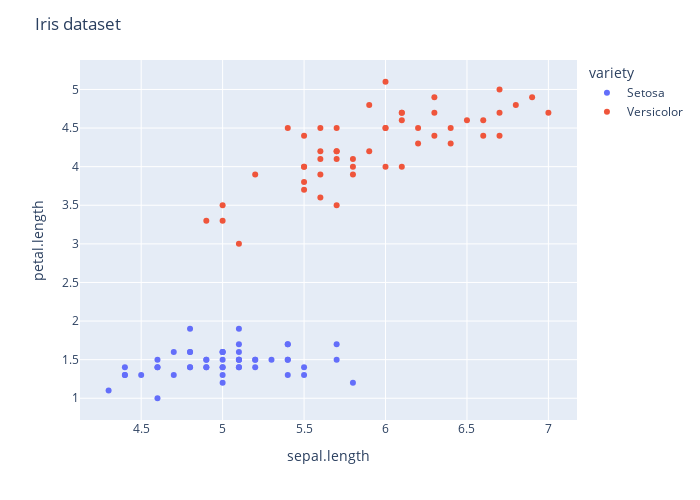

The code cell stored with this chart in its notebook:
### Code cell
iris_df: pl.DataFrame = iris_table.filter((col.variety == "Setosa") | (col.variety == "Versicolor")).execute()
show_fig(fig=px.scatter(iris_df, x="sepal.length", y="petal.length", color="variety"), title="Iris dataset")

### Figure 1 — Plotly figure (JSON) as saved in the notebook; plotly's stock layout.template omitted (floating-point values rounded to 4 significant figures)
{"data": [{"hovertemplate": "variety=Setosa<br>sepal.length=%{x}<br>petal.length=%{y}<extra></extra>", "legendgroup": "Setosa", "marker": {"color": "#636efa", "symbol": "circle"}, "mode": "markers", "name": "Setosa", "orientation": "v", "showlegend": true, "type": "scatter", "x": [5.1, 4.9, 4.7, 4.6, 5, 5.4, 4.6, 5, 4.4, 4.9, 5.4, 4.8, 4.8, 4.3, 5.8, 5.7, 5.4, 5.1, 5.7, 5.1, 5.4, 5.1, 4.6, 5.1, 4.8, 5, 5, 5.2, 5.2, 4.7, 4.8, 5.4, 5.2, 5.5, 4.9, 5, 5.5, 4.9, 4.4, 5.1, 5, 4.5, 4.4, 5, 5.1, 4.8, 5.1, 4.6, 5.3, 5], "xaxis": "x", "y": [1.4, 1.4, 1.3, 1.5, 1.4, 1.7, 1.4, 1.5, 1.4, 1.5, 1.5, 1.6, 1.4, 1.1, 1.2, 1.5, 1.3, 1.4, 1.7, 1.5, 1.7, 1.5, 1, 1.7, 1.9, 1.6, 1.6, 1.5, 1.4, 1.6, 1.6, 1.5, 1.5, 1.4, 1.5, 1.2, 1.3, 1.4, 1.3, 1.5, 1.3, 1.3, 1.3, 1.6, 1.9, 1.4, 1.6, 1.4, 1.5, 1.4], "yaxis": "y"}, {"hovertemplate": "variety=Versicolor<br>sepal.length=%{x}<br>petal.length=%{y}<extra></extra>", "legendgroup": "Versicolor", "marker": {"color": "#EF553B", "symbol": "circle"}, "mode": "markers", "name": "Versicolor", "orientation": "v", "showlegend": true, "type": "scatter", "x": [7, 6.4, 6.9, 5.5, 6.5, 5.7, 6.3, 4.9, 6.6, 5.2, 5, 5.9, 6, 6.1, 5.6, 6.7, 5.6, 5.8, 6.2, 5.6, 5.9, 6.1, 6.3, 6.1, 6.4, 6.6, 6.8, 6.7, 6, 5.7, 5.5, 5.5, 5.8, 6, 5.4, 6, 6.7, 6.3, 5.6, 5.5, 5.5, 6.1, 5.8, 5, 5.6, 5.7, 5.7, 6.2, 5.1, 5.7], "xaxis": "x", "y": [4.7, 4.5, 4.9, 4, 4.6, 4.5, 4.7, 3.3, 4.6, 3.9, 3.5, 4.2, 4, 4.7, 3.6, 4.4, 4.5, 4.1, 4.5, 3.9, 4.8, 4, 4.9, 4.7, 4.3, 4.4, 4.8, 5, 4.5, 3.5, 3.8, 3.7, 3.9, 5.1, 4.5, 4.5, 4.7, 4.4, 4.1, 4, 4.4, 4.6, 4, 3.3, 4.2, 4.2, 4.2, 4.3, 3, 4.1], "yaxis": "y"}], "layout": {"height": 500, "legend": {"title": {"text": "variety"}, "tracegroupgap": 0}, "margin": {"t": 60}, "title": {"text": "Iris dataset"}, "width": 700, "xaxis": {"anchor": "y", "domain": [0, 1], "title": {"text": "sepal.length"}}, "yaxis": {"anchor": "x", "domain": [0, 1], "title": {"text": "petal.length"}}}}
